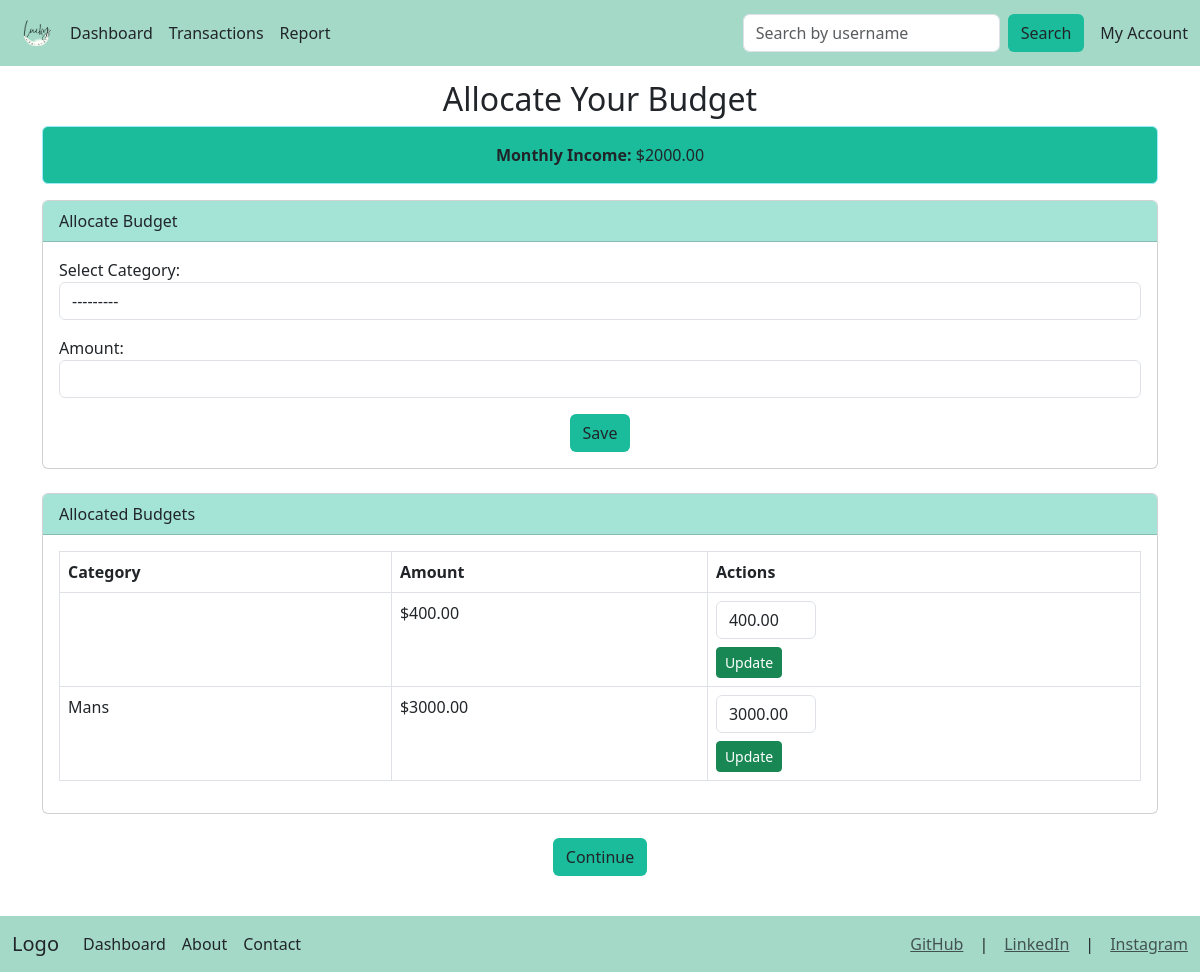
The page /allocate/ (signed in) on the database its author committed.
### users/models.py (models this page shows, shortened)
class Profile(models.Model):
    user = models.OneToOneField(User, on_delete=models.CASCADE)
    image = models.ImageField(default='profilepic.jpg', upload_to='profile_pictures')
    location = models.CharField(max_length=100)
    biography = models.TextField()
    monthly_income = models.DecimalField(max_digits=10, decimal_places=2, default=0)

### budget/models.py (models this page shows)
class Budget(models.Model):
    user = models.ForeignKey(User, on_delete=models.CASCADE, related_name="budgets")
    category = models.ForeignKey(BudgetCategory, on_delete=models.CASCADE, null=True, blank=True)
    amount = models.DecimalField(max_digits=10, decimal_places=2, default=0)
    created_at = models.DateTimeField(auto_now_add=True)

class BudgetCategory(models.Model):
    user = models.ForeignKey(User, on_delete=models.CASCADE, related_name="budget_categories")
    name = models.CharField(max_length=100)
    created_at = models.DateTimeField(auto_now_add=True)
    def __str__(self):
        return self.name
    class Meta:
        constraints = [
            models.UniqueConstraint(fields=['user', 'name'], name='unique_category_per_user')
        ]

### budget/views.py (the view)
# urls.py: path('allocate/', budget_views.allocate_budget, name='allocate_budget'),
@login_required
def allocate_budget(request):
    profile = Profile.objects.get(user=request.user)
    monthly_income = profile.monthly_income
    categories = BudgetCategory.objects.filter(user=request.user)
    budgets = Budget.objects.filter(user=request.user)
    if request.method == 'POST':
        form = BudgetAllocationForm(user=request.user, data=request.POST)
        if form.is_valid():
            category = form.cleaned_data['category']
            amount = form.cleaned_data['amount']
            if amount > monthly_income:
                messages.error(request, "Amount exceeds available monthly income!")
            else:
                profile.monthly_income -= amount
                profile.save()
                budget, created = Budget.objects.get_or_create(user=request.user, category=category)
                budget.amount += amount
                budget.save()
            return redirect('allocate_budget')
    else:
        form = BudgetAllocationForm(user=request.user)
    context = {
        'form': form,
        'monthly_income': monthly_income,
        'budgets': budgets,
    }
    return render(request, 'budget/allocate_budget.html', context)

### budget/forms.py
class BudgetAllocationForm(forms.Form):
    category = forms.ModelChoiceField(
        queryset=BudgetCategory.objects.none(),
        label="Select Category",
        widget=forms.Select(attrs={'class': 'form-control'})
    )
    amount = forms.DecimalField(
        max_digits=10,
        decimal_places=2,
        label="Amount",
        min_value=0,
        widget=forms.NumberInput(attrs={'class': 'form-control'})
    )
    def __init__(self, user, *args, **kwargs):
        super().__init__(*args, **kwargs)
        self.fields['category'].queryset = BudgetCategory.objects.filter(user=user)

### budget/templates/budget/allocate_budget.html (shortened to what this page needs)
{% extends 'baseUser.html' %}
{% load static %}
{% block body %}
<div class="container" style="margin-top: 5rem; margin-bottom: 5rem;">
    <h2 class="text-center mb-2">Allocate Your Budget</h2>
    <div class="alert alert-info text-center text-dark" style="background-color: #1abc9c;">
        <strong>Monthly Income:</strong> ${{ monthly_income }}
    </div>
    <div class="card mb-4">
        <div class="card-header" style="background-color: #a3e4d7;">Allocate Budget</div>
        <div class="card-body">
            <form method="POST">
                {{ form.as_p }}
                <div class="text-center">
                    <button type="submit" class="btn" style="background-color: #1abc9c;"    >Save</button>
                </div>
            </form>
        </div>
    </div>
    <div class="card">
        <div class="card-header" style="background-color: #a3e4d7;">Allocated Budgets</div>
        <div class="card-body">
            <table class="table table-bordered">
                <thead>
                    <tr>
                        <th>Category</th>
                        <th>Amount</th>
                        <th>Actions</th>
                    </tr>
                </thead>
                <tbody>
                    {% for budget in budgets %}
                        <tr>
                            <td>{{ budget.category.name }}</td>
                            <td>${{ budget.amount }}</td>
                            <td>
                                <form method="POST" action="{% url 'update_budget' budget.id %}" class="d-inline">
                                    <input type="number" name="amount" value="{{ budget.amount }}" class="form-control mb-2" style="width: 100px;" />
                                    <button type="submit" class="btn btn-sm btn-success">Update</button>
                                </form>
                            </td>
                        </tr>
                    {% endfor %}
                </tbody>
            </table>
        </div>
    </div>
    <div class="text-center mt-4">
        <a href="{% url 'dashboard' %}" class="btn" style="background-color: #1abc9c;">Continue</a>
    </div>
</div>
{% endblock %}

### budget/templates/baseUser.html (style rules this page uses)
.full-height { display: flex; flex-direction: column; height: 100vh; }

### rows shown on the page
Profile: monthly_income "2000.00"
Budget: amount "400.00"
Budget: category.name "Mans", amount "3000.00"
